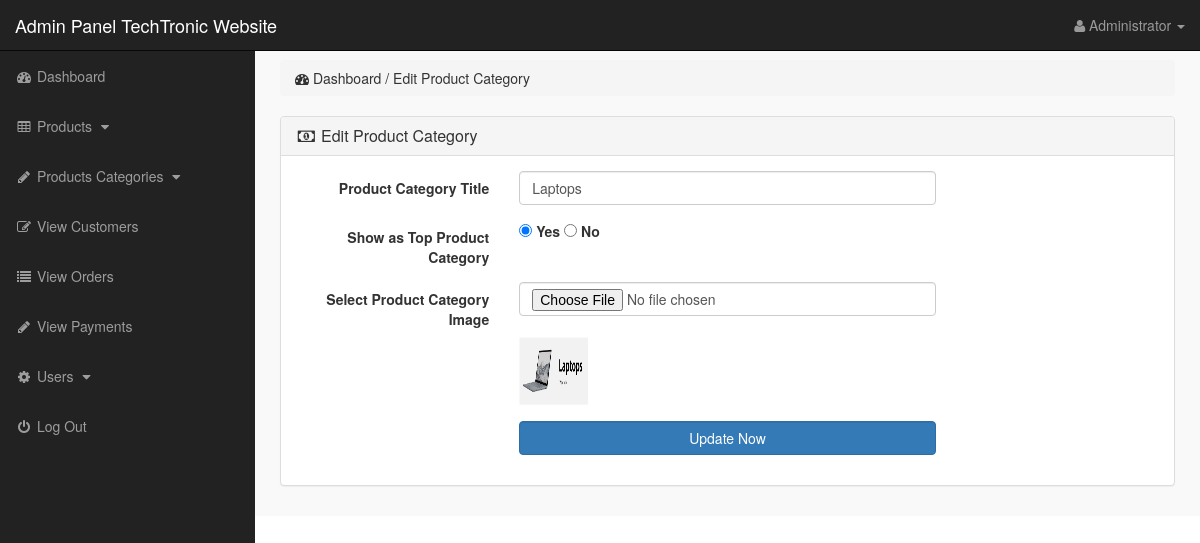
/admin_area/index.php?edit_p_cat=10 (signed in), run on the app's committed database.
### tables this page shows
CREATE TABLE `product_categories` (
  `p_cat_id` int(10) NOT NULL,
  `p_cat_title` text NOT NULL,
  `p_cat_top` text NOT NULL,
  `p_cat_image` text NOT NULL
);

### admin_area/edit_p_cat.php (the view, shortened to what this page needs)
<?php
if(!isset($_SESSION['admin_email'])){
echo "<script>window.open('login.php','_self')</script>";
}
else {
?>
<?php
if(isset($_GET['edit_p_cat'])){
$edit_p_cat_id = $_GET['edit_p_cat'];
$edit_p_cat_query = "select * from product_categories where p_cat_id='$edit_p_cat_id'";
$run_edit = mysqli_query($con,$edit_p_cat_query);
$row_edit = mysqli_fetch_array($run_edit);
$p_cat_title = $row_edit['p_cat_title'];
$p_cat_top = $row_edit['p_cat_top'];
$p_cat_image = $row_edit['p_cat_image'];
}
?>
<div class="row">
<div class="col-lg-12">
<ol class="breadcrumb">
<li>
<i class="fa fa-dashboard"></i> Dashboard / Edit Product Category
</li>
</ol>
</div>
</div>
<div class="row">
<div class="col-lg-12">
<div class="panel panel-default">
<div class="panel-heading" >
<h3 class="panel-title" >
<i class="fa fa-money fa-fw" ></i> Edit Product Category
</h3>
</div>
<div class="panel-body" >
<form class="form-horizontal" action="" method="post" enctype="multipart/form-data" >
<div class="form-group" >
<label class="col-md-3 control-label" >Product Category Title</label>
<div class="col-md-6" >
<input type="text" name="p_cat_title" class="form-control" value="<?php echo $p_cat_title; ?>" >
</div>
</div>
<div class="form-group" >
<label class="col-md-3 control-label" >Show as Top Product Category</label>
<div class="col-md-6" >
<input type="radio" name="p_cat_top" value="yes"
<?php if($p_cat_top == 'no'){}else{ echo "checked='checked'"; } ?>>
<label> Yes </label>
<input type="radio" name="p_cat_top" value="no"
<?php if($p_cat_top == 'no'){ echo "checked='checked'"; }else{} ?>>
<label> No </label>
</div>
</div>
<div class="form-group" >
<label class="col-md-3 control-label" > Select Product Category Image</label>
<div class="col-md-6" >
<input type="file" name="p_cat_image" class="form-control" >
<br>
<img src="other_images/<?php echo $p_cat_image; ?>" width="70" height="70" >
</div>
</div>
<div class="form-group" >
<label class="col-md-3 control-label" ></label>
<div class="col-md-6" >
<input type="submit" name="update" value="Update Now" class="btn btn-primary form-control" >
</div>
</div>
</form>
</div>
</div>
</div>
</div>
<?php } ?>

### admin_area/includes/sidebar.php (shortened to what this page needs)
<?php
if(!isset($_SESSION['admin_email'])){
echo "<script>window.open('login.php','_self')</script>";
}
else {
?>
<nav class="navbar navbar-inverse navbar-fixed-top" >
<div class="navbar-header" >
<a class="navbar-brand" href="index.php?dashboard" >
    Admin Panel TechTronic Website
</a>
</div>
<ul class="nav navbar-right top-nav" >
<li class="dropdown" >
<a href="#" class="dropdown-toggle" data-toggle="dropdown" >
<i class="fa fa-user" ></i>
<?php echo $admin_name; ?> <b class="caret" ></b>
</a>
</li>
</ul>
<div class="collapse navbar-collapse navbar-ex1-collapse">
<ul class="nav navbar-nav side-nav">
<li>
<a href="index.php?dashboard">
<i class="fa fa-fw fa-dashboard"></i> Dashboard
</a>
</li>
<li>
<a href="#" data-toggle="collapse" data-target="#products">
<i class="fa fa-fw fa-table"></i> Products
<i class="fa fa-fw fa-caret-down"></i>
</a>
</li>
<li>
<a href="#" data-toggle="collapse" data-target="#p_cat">
<i class="fa fa-fw fa-pencil"></i> Products Categories
<i class="fa fa-fw fa-caret-down"></i>
</a>
</li>
<li>
<a href="index.php?view_customers">
<i class="fa fa-fw fa-edit"></i> View Customers
</a>
</li>
<li>
<a href="index.php?view_orders">
<i class="fa fa-fw fa-list"></i> View Orders
</a>
</li>
<li>
<a href="index.php?view_payments">
<i class="fa fa-fw fa-pencil"></i> View Payments
</a>
</li>
<li>
<a href="#" data-toggle="collapse" data-target="#users">
<i class="fa fa-fw fa-gear"></i> Users
<i class="fa fa-fw fa-caret-down"></i>
</a>
</li>
<li>
<a href="logout.php">
<i class="fa fa-fw fa-power-off"></i> Log Out
</a>
</li>
</ul>
</div>
</nav>
<?php } ?>

### admin_area/css/style.css (style rules this page uses)
body { margin-top:100px; }
@media (min-width: 768px) { body { margin-top:50px; } }
.top-nav { padding:0 15px; }
.top-nav>li { display:inline-block; float:left; }
.top-nav>li>a { padding-top:15px; padding-bottom:15px; line-height:20px; color:#999; }
@media (min-width: 768px) { .side-nav { position:fixed; top:51px; width:255px; border-radius:0; overflow-y:auto; background-color: #222; bottom:0; overflow-x:hidden; padding-bottom:40px; } }
@media (min-width: 768px) { .side-nav>li>a { width:255px; } }
.panel-body { border-radius:5px; }

### data on the page
product_categories: p_cat_title "Laptops", p_cat_top "☑", p_cat_image (picture)

### other printed values
$admin_name "Administrator"
